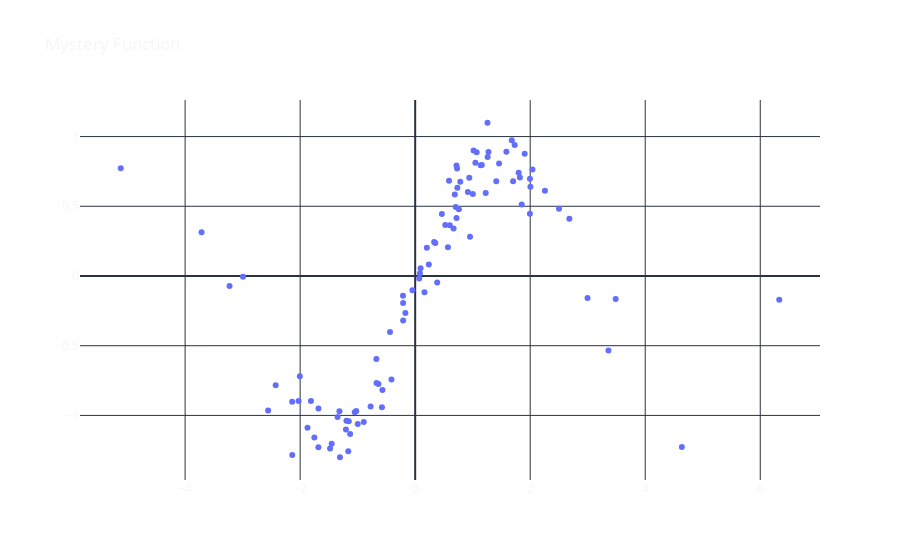

Notebook cell for this chart:
### Markdown cell above
# Implementing a `Gradient descent` algorithm from Scratch

Return to the [castle](https://github.com/Nkluge-correa/teeny-tiny_castle).

`Gradient descent` is a popular optimization algorithm used in machine learning to minimize the cost function of a model. The cost function is a mathematical function that measures how well the model fits the training data.

The goal of the algorithm (_the optimizer_) is to find the set of parameters that minimize the cost function. `Gradient descent` works by iteratively adjusting the model's parameters in the opposite direction of the gradient of the cost function with respect to the parameters.

There are several variations of `gradient descent`, including `batch gradient descent`, `stochastic gradient descent`, and `mini-batch gradient descent`, each with its own advantages and disadvantages depending on the problem at hand.

![gradient-descent](https://upload.wikimedia.org/wikipedia/commons/a/a3/Gradient_descent.gif)

In this notebook, we will implement a `gradient descent` algorithm from scratch. Let us first create an artificial dataset. For this tutorial, our data distribution is going to be a ~ `mystery function` ~.

### Code cell
import numpy as np
import plotly.graph_objects as go

x = np.random.randn(100)*2

noise = np.random.normal(-1, 1, 100) *0.15

y = np.sin(x) + noise

fig = go.Figure(data=go.Scatter(
    x=x, y=y, mode='markers', name='Mystery Function'))

fig.update_layout(template='plotly_dark',
                  title='Mystery Function',
                  paper_bgcolor='rgba(0, 0, 0, 0)',
                  plot_bgcolor='rgba(0, 0, 0, 0)')
fig.show()

### Figure 1 — Plotly figure (JSON) as saved in the notebook; plotly's stock layout.template omitted (floating-point values rounded to 4 significant figures)
{"data": [{"mode": "markers", "name": "Mystery Function", "type": "scatter", "x": [-0.8937, -1.308, -1.131, -1.204, -0.6719, -2.994, 1.139, 0.7276, 0.7179, -1.48, -0.2104, -1.683, -0.6749, 1.459, -1.753, 1.159, 0.76, 1.069, 0.1621, 1.274, -1.35, 0.08233, 2.996, -1.154, 0.7191, -3.714, 1.82, 6.33, -0.5689, 2.501, 0.33, 0.6887, -1.051, 0.09392, 0.2376, -1.682, -2.137, 3.486, 1.047, 1.41, -0.4379, 0.7335, -0.2118, 1.257, -2.027, 0.6674, -2.005, 3.361, 1.703, 0.0696, 2.039, 1.904, 0.5234, 2.004, 0.2034, 0.5693, 0.5887, -0.9984, -1.024, -0.775, -2.425, 0.6023, 0.7059, 1.68, 2.681, -0.0473, -1.163, -0.1702, -2.557, -1.317, -1.872, 0.3488, -0.6388, 4.637, -0.4121, 2.256, 1.015, -1.452, -2.138, -0.2086, 1.73, -1.812, 1.586, -3.228, 1.799, 1.259, 1.996, -0.5782, -1.195, 1.853, -5.119, 0.9409, 1.003, 0.4639, 0.9168, 1.226, 0.7836, 0.9534, 1.995, 0.3825], "y": [-1.047, -1.3, -1.133, -1.1, -0.7682, -0.005146, 0.7937, 0.7715, 0.7917, -1.237, -0.1928, -1.229, -0.5958, 0.8073, -1.159, 0.7952, 0.4787, 0.8877, -0.1159, 0.8896, -1.012, 0.01975, -0.1574, -1.042, 0.4152, 0.313, 0.7056, -0.1709, -0.8183, 0.4824, 0.2446, 0.5849, -0.9764, 0.05489, 0.08275, -0.9496, -1.285, -0.1658, 0.812, 0.6792, -0.4008, 0.6329, -0.1416, 1.099, -0.8968, 0.34, -0.7189, -0.535, 0.6794, -0.01783, 0.7645, 0.8759, 0.3649, 0.6408, 0.2023, 0.2054, 0.6825, -1.062, -0.969, -0.936, -0.7839, 0.3637, 0.4947, 0.9741, 0.4097, -0.1026, -1.257, -0.2662, -0.9654, -0.9706, -1.089, 0.2371, -0.7739, -1.226, -0.7428, 0.6123, 0.8996, -1.203, -0.9023, -0.3201, 0.9395, -0.8966, 0.8911, -0.07101, 0.7412, 0.8535, 0.6982, -0.9416, -1.038, 0.5136, 0.7724, 0.7054, 0.5876, 0.444, 0.6032, 0.5949, 0.6762, 0.2819, 0.4473, -0.04644]}], "layout": {"paper_bgcolor": "rgba(0, 0, 0, 0)", "plot_bgcolor": "rgba(0, 0, 0, 0)", "title": {"text": "Mystery Function"}}}
